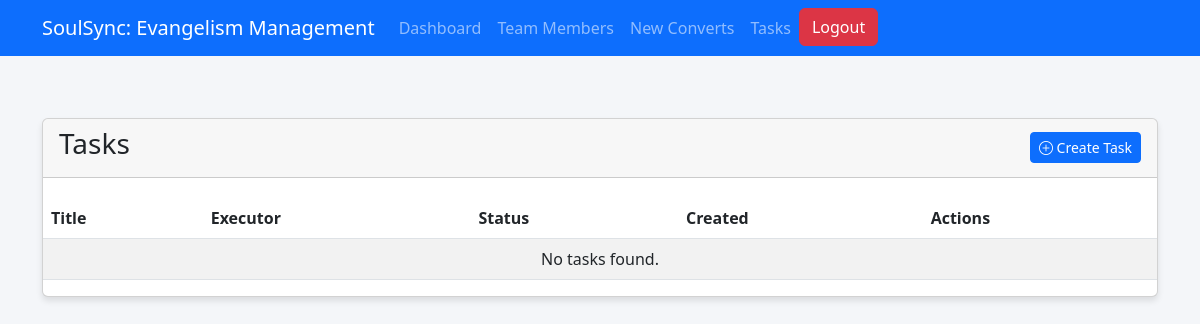
/task-list/ (signed in), run on an earlier commit of the app's database.
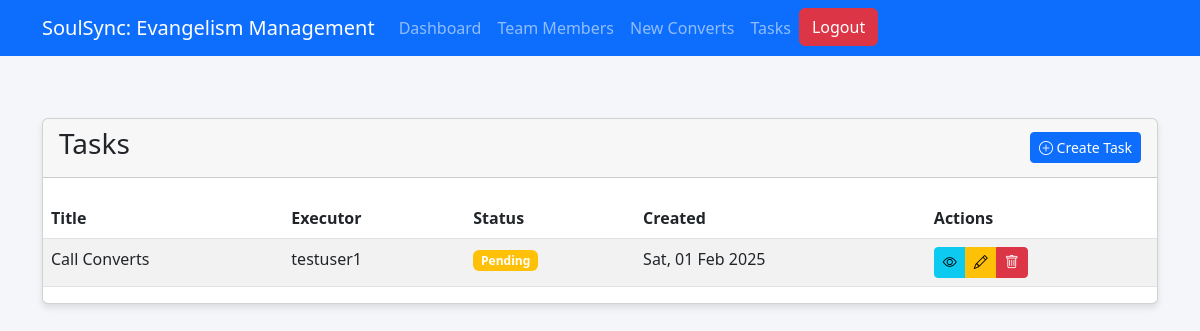
And on a later commit of the database.
### core/models.py (models this page shows, shortened)
class Task (models.Model):
    task_owner = models.ForeignKey(CustomUser, on_delete=models.SET_NULL, null=True, blank=True, related_name="task_owner")
    task_executor = models.ForeignKey(CustomUser, on_delete=models.SET_NULL, null=True, blank=True, related_name="task_executor")
    title = models.CharField(max_length=100)
    description = models.TextField()
    completed = models.BooleanField(default=False)
    updated_at = models.DateTimeField(auto_now=True)
    date_created = models.DateTimeField(auto_now_add=True)
    class Meta:
        verbose_name_plural = "Tasks"

class CustomUser(AbstractUser):
    USER_TYPES = (
        ('admin', 'Admin'),
        ('user', 'User'),
    )
    user_type = models.CharField(max_length=20, choices=USER_TYPES, default='user')
    phone_number = models.CharField(max_length=20, null=True, blank=True)

### core/views.py (the view)
# urls.py: path('task-list/', views.task_list, name='task_list'),
@login_required
def task_list(request):
    tasks = Task.objects.all()
    return render(request, 'evangelism/task_list.html', {'tasks': tasks})

### core/templates/evangelism/task_list.html (shortened to what this page needs)
{% extends 'evangelism/base.html' %}
{% block content %}
<div class="row mt-5">
    <div class="col-12">
        <div class="card">
            <div class="card-header d-flex justify-content-between align-items-center">
                <h3>Tasks</h3>
                <a href="{% url 'task_create' %}" class="btn btn-primary btn-sm">
                    <i class="bi bi-plus-circle"></i> Create Task
                </a>
            </div>
            <div class="d-none d-md-block table-responsive">
                <table class="table table-striped table-hover">
                    <thead>
                        <tr>
                            <th>Title</th>
                            <th>Executor</th>
                            <th>Status</th>
                            <th>Created</th>
                            <th>Actions</th>
                        </tr>
                    </thead>
                    <tbody>
                        {% for task in tasks %}
                        <tr class="{% if task.completed %}table-success{% endif %}">
                            <td>{{ task.title }}</td>
                            <td>{{ task.task_executor.username }}</td>
                            <td>
                                {% if task.completed %}
                                    <span class="badge bg-success">Completed</span>
                                {% else %}
                                    <span class="badge bg-warning">Pending</span>
                                {% endif %}
                            </td>
                            <td>{{ task.date_created|date:"D, d M Y" }}</td>
                            <td>
                                <div class="btn-group btn-group-sm" role="group">
                                    <a href="{% url 'task_detail' task.pk %}" class="btn btn-info">
                                        <i class="bi bi-eye"></i>
                                    </a>
                                    <a href="{% url 'task_update' task.pk %}" class="btn btn-warning">
                                        <i class="bi bi-pencil"></i>
                                    </a>
                                    <a href="{% url 'task_delete' task.pk %}" class="btn btn-danger">
                                        <i class="bi bi-trash"></i>
                                    </a>
                                </div>
                            </td>
                        </tr>
                        {% empty %}
                        <tr>
                            <td colspan="5" class="text-center">No tasks found.</td>
                        </tr>
                        {% endfor %}
                    </tbody>
                </table>
            </div>
        </div>
    </div>
</div>
{% endblock %}

What changed in the data, as far as the page shows it:
added Task: title "Call Converts", task_executor.username "testuser1", completed "Pending", date_created "Sat, 01 Feb 2025"
Also different on the page:
text no longer shown: "No tasks found."
